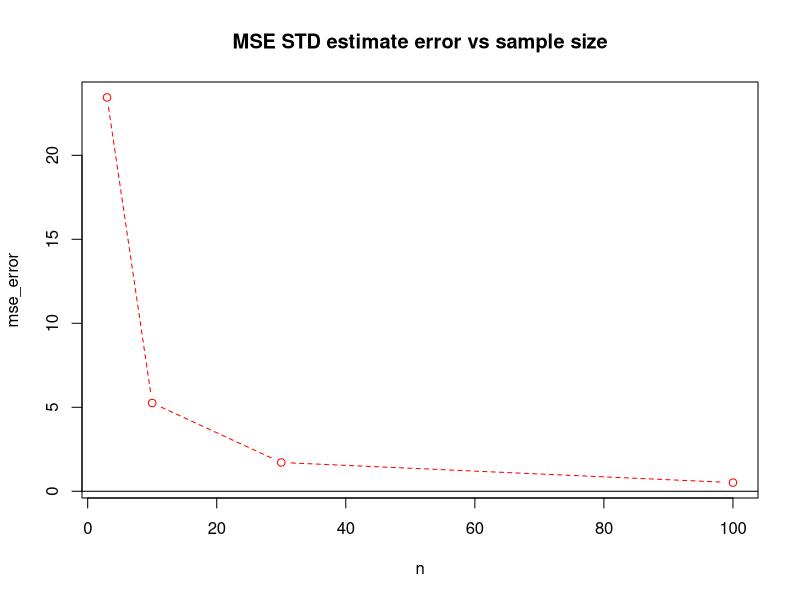

Recreate this plot in R.
## ---- chunk 1
library(matrixStats)
## ---- chunk 2
n = c(3,10,30,100)
std_est = numeric(length(n))
mse_error = numeric(length(n))
for (i in 1:length(n)) {
  samples = matrix(rnorm(1000*n[i], mean=175, sd=10), ncol=n[i])
  mse_error[i] = mean((sqrt(rowVars(samples)) - 10)^2)
}

plot(n,mse_error,'b', main='MSE STD estimate error vs sample size', lty='dashed', col='red')
abline(h=0)
## ---- chunk 3
n = 100
mu = 175
z_95 = 1.96
z_99 = 2.58
population = rnorm(1000, mean=mu, sd=10)
samples = matrix(sample(population, n*1000, replace=T), ncol=n)
p = rowMeans(samples)
se = sqrt(rowVars(samples)/n)
lb = p - z_95*se
up = p + z_95*se
in_range = lb <= mu & mu <= up
mean(in_range)
## ---- chunk 4
lb = p - z_99*se
up = p + z_99*se
in_range = lb <= mu & mu <= up
mean(in_range)
